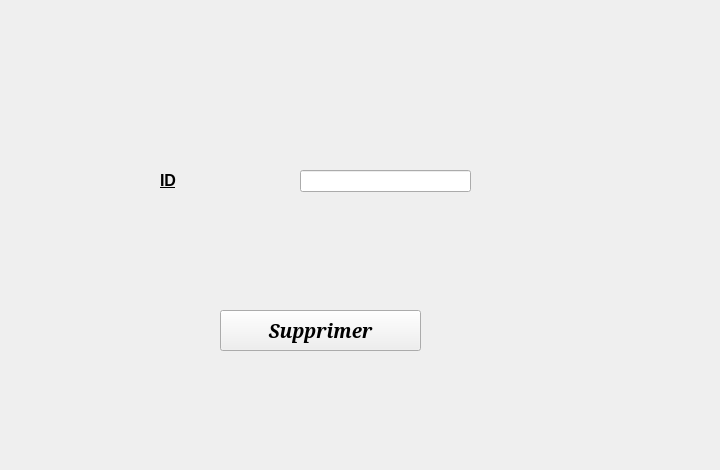
    <widget class="QWidget" name="widget">
     <attribute name="title">
      <string>Supprimer Rendez_vous</string>
     </attribute>
     <widget class="QLabel" name="label_6">
      <property name="geometry">
       <rect>
        <x>160</x>
        <y>150</y>
        <width>71</width>
        <height>61</height>
       </rect>
      </property>
      <property name="font">
       <font>
        <pointsize>12</pointsize>
        <weight>75</weight>
        <bold>true</bold>
        <underline>true</underline>
       </font>
      </property>
      <property name="text">
       <string>ID</string>
      </property>
     </widget>
     <widget class="QLineEdit" name="le_id_supp">
      <property name="geometry">
       <rect>
        <x>300</x>
        <y>170</y>
        <width>171</width>
        <height>22</height>
       </rect>
      </property>
     </widget>
     <widget class="QPushButton" name="pb_supprimer">
      <property name="geometry">
       <rect>
        <x>220</x>
        <y>310</y>
        <width>201</width>
        <height>41</height>
       </rect>
      </property>
      <property name="font">
       <font>
        <family>MS Serif</family>
        <pointsize>14</pointsize>
        <weight>75</weight>
        <italic>true</italic>
        <bold>true</bold>
       </font>
      </property>
      <property name="text">
       <string>Supprimer</string>
      </property>
     </widget>
     <widget class="QLabel" name="label_11">
      <property name="geometry">
       <rect>
        <x>0</x>
        <y>0</y>
        <width>711</width>
        <height>461</height>
       </rect>
      </property>
      <property name="text">
       <string/>
      </property>
      <property name="pixmap">
       <pixmap>../../bt.png</pixmap>
      </property>
     </widget>
     <zorder>label_11</zorder>
     <zorder>label_6</zorder>
     <zorder>le_id_supp</zorder>
     <zorder>pb_supprimer</zorder>
    </widget>
